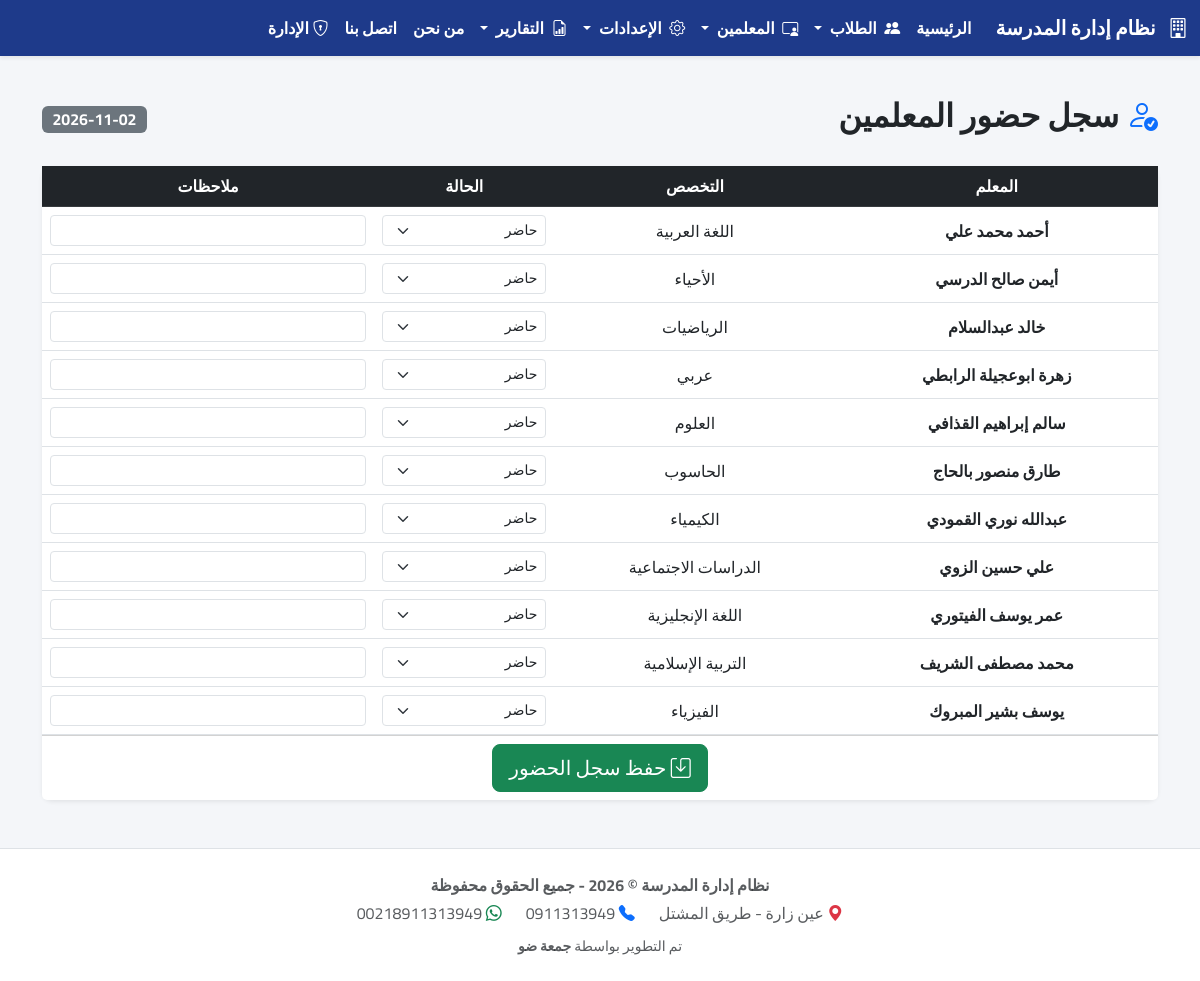
Screenshot of /teachers/attendance/ with the database file from the repository.
### academics/models.py (models this page shows, shortened)
class Teacher(models.Model):
    name = models.CharField(max_length=150, verbose_name="اسم المعلم")
    subject = models.CharField(max_length=100, verbose_name="التخصص/المادة")
    phone = models.CharField(max_length=20, verbose_name="رقم الهاتف", blank=True, null=True)
    bank_name = models.CharField(max_length=100, verbose_name="اسم المصرف", blank=True, null=True)
    bank_branch = models.CharField(max_length=100, verbose_name="الفرع", blank=True, null=True)
    account_number = models.CharField(max_length=50, verbose_name="رقم الحساب", blank=True, null=True)
    bank_account = models.CharField(max_length=50, verbose_name="رقم الآيبان (IBAN)", blank=True, null=True)
    account_holder = models.CharField(max_length=150, verbose_name="اسم صاحب الحساب (الرباعي)", blank=True, null=True)
    is_active = models.BooleanField(default=True, verbose_name="نشط")
    created_at = models.DateTimeField(auto_now_add=True, verbose_name="تاريخ التعيين", null=True, blank=True)
    class Meta:
        verbose_name = "معلم"
        verbose_name_plural = "المعلمين"

### academics/views.py (the view, shortened to what this page needs)
# urls.py: path('teachers/attendance/', TeacherAttendanceView.as_view(), name='teacher_attendance'), # <--- جديد
class TeacherAttendanceView(TemplateView):
    template_name = 'academics/teacher_attendance.html'
    def get_context_data(self, **kwargs):
        context = super().get_context_data(**kwargs)
        try:
            teachers = Teacher.objects.filter(is_active=True).order_by('name')
            today = timezone.now().date()
            attendance_today = {a.teacher_id: a for a in TeacherAttendance.objects.filter(date=today)}
            teachers_with_status = []
            for teacher in teachers:
                attendance = attendance_today.get(teacher.id)
                teachers_with_status.append({
                    'teacher': teacher,
                    'status': attendance.status if attendance else 'حاضر',
                    'note': attendance.note if attendance else ''
                })
            context.update({
                'teachers_with_status': teachers_with_status,
                'today': today,
            })
        except Exception as e:
            messages.error(self.request, f"حدث خطأ: {str(e)}")
            context.update({'teachers_with_status': [], 'today': timezone.now()})
        return context

### templates/academics/teacher_attendance.html (shortened to what this page needs)
{% extends 'base.html' %}
{% block content %}
<div class="d-flex justify-content-between align-items-center mb-4 mt-3">
    <h2 class="fw-bold text-dark"><i class="bi bi-person-check text-primary"></i> سجل حضور المعلمين</h2>
    <span class="badge bg-secondary fs-6">{{ today|date:"Y-m-d" }}</span>
</div>
<div class="card shadow-sm border-0">
    <form method="POST">
        <div class="table-responsive">
            <table class="table table-hover text-center align-middle mb-0">
                <thead class="table-dark">
                    <tr>
                        <th>المعلم</th>
                        <th>التخصص</th>
                        <th>الحالة</th>
                        <th>ملاحظات</th>
                    </tr>
                </thead>
                <tbody>
                    {% for item in teachers_with_status %}
                    <tr>
                        <td class="fw-bold">{{ item.teacher.name }}</td>
                        <td>{{ item.teacher.subject }}</td>
                        <td>
                            <select name="status[]" class="form-select form-select-sm">
                                <option value="حاضر" {% if item.status == 'حاضر' %}selected{% endif %}>حاضر</option>
                            </select>
                        </td>
                        <td>
                            <input type="text" name="note[]" class="form-control form-control-sm" value="{{ item.note|default:'' }}">
                        </td>
                    </tr>
                    {% empty %}
                    <tr><td colspan="4" class="text-muted py-4">لا يوجد معلمين مسجلين.</td></tr>
                    {% endfor %}
                </tbody>
            </table>
        </div>
        <div class="card-footer bg-white text-center">
            <button type="submit" class="btn btn-success btn-lg"><i class="bi bi-save"></i> حفظ سجل الحضور</button>
        </div>
    </form>
</div>
{% endblock %}

### templates/base.html (style rules this page uses)
body { font-family: 'Cairo', sans-serif; background-color: #f4f6f9; min-height: 100vh; display: flex; flex-direction: column; }
.card { border-radius: 10px; }

### rows the page displays
Teacher: teacher.name "أحمد محمد علي", teacher.subject "اللغة العربية"
Teacher: teacher.name "أيمن صالح الدرسي", teacher.subject "الأحياء"
Teacher: teacher.name "خالد عبدالسلام", teacher.subject "الرياضيات"
Teacher: teacher.name "زهرة ابوعجيلة الرابطي", teacher.subject "عربي"
Teacher: teacher.name "سالم إبراهيم القذافي", teacher.subject "العلوم"
Teacher: teacher.name "طارق منصور بالحاج", teacher.subject "الحاسوب"
Teacher: teacher.name "عبدالله نوري القمودي", teacher.subject "الكيمياء"
Teacher: teacher.name "علي حسين الزوي", teacher.subject "الدراسات الاجتماعية"
Teacher: teacher.name "عمر يوسف الفيتوري", teacher.subject "اللغة الإنجليزية"
Teacher: teacher.name "محمد مصطفى الشريف", teacher.subject "التربية الإسلامية"
Teacher: teacher.name "يوسف بشير المبروك", teacher.subject "الفيزياء"
